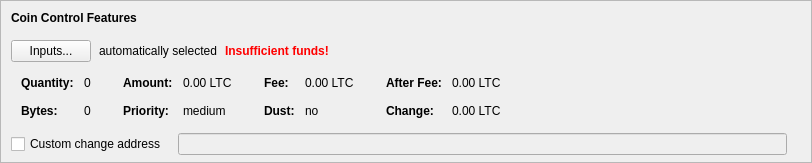
    <widget class="QFrame" name="frameCoinControl">
     <property name="sizePolicy">
      <sizepolicy hsizetype="Expanding" vsizetype="Expanding">
       <horstretch>0</horstretch>
       <verstretch>0</verstretch>
      </sizepolicy>
     </property>
     <property name="maximumSize">
      <size>
       <width>16777215</width>
       <height>16777215</height>
      </size>
     </property>
     <property name="frameShape">
      <enum>QFrame::StyledPanel</enum>
     </property>
     <property name="frameShadow">
      <enum>QFrame::Sunken</enum>
     </property>
     <layout class="QVBoxLayout" name="verticalLayoutCoinControl2">
      <property name="spacing">
       <number>0</number>
      </property>
      <property name="leftMargin">
       <number>0</number>
      </property>
      <property name="topMargin">
       <number>0</number>
      </property>
      <property name="rightMargin">
       <number>0</number>
      </property>
      <property name="bottomMargin">
       <number>6</number>
      </property>
      <item>
       <layout class="QVBoxLayout" name="verticalLayoutCoinControl" stretch="0,0,0,0,1">
        <property name="spacing">
         <number>0</number>
        </property>
        <property name="leftMargin">
         <number>10</number>
        </property>
        <property name="topMargin">
         <number>10</number>
        </property>
        <item>
         <layout class="QHBoxLayout" name="horizontalLayoutCoinControl1">
          <property name="bottomMargin">
           <number>15</number>
          </property>
          <item>
           <widget class="QLabel" name="labelCoinControlFeatures">
            <property name="sizePolicy">
             <sizepolicy hsizetype="Preferred" vsizetype="Maximum">
              <horstretch>0</horstretch>
              <verstretch>0</verstretch>
             </sizepolicy>
            </property>
            <property name="font">
             <font>
              <weight>75</weight>
              <bold>true</bold>
             </font>
            </property>
            <property name="styleSheet">
             <string notr="true">font-weight:bold;</string>
            </property>
            <property name="text">
             <string>Coin Control Features</string>
            </property>
           </widget>
          </item>
         </layout>
        </item>
        <item>
         <layout class="QHBoxLayout" name="horizontalLayoutCoinControl2" stretch="0,0,0,0">
          <property name="spacing">
           <number>8</number>
          </property>
          <property name="bottomMargin">
           <number>10</number>
          </property>
          <item>
           <widget class="QPushButton" name="pushButtonCoinControl">
            <property name="styleSheet">
             <string notr="true"/>
            </property>
            <property name="text">
             <string>Inputs...</string>
            </property>
            <property name="autoDefault">
             <bool>false</bool>
            </property>
           </widget>
          </item>
          <item>
           <widget class="QLabel" name="labelCoinControlAutomaticallySelected">
            <property name="text">
             <string>automatically selected</string>
            </property>
            <property name="margin">
             <number>5</number>
            </property>
           </widget>
          </item>
          <item>
           <widget class="QLabel" name="labelCoinControlInsuffFunds">
            <property name="font">
             <font>
              <weight>75</weight>
              <bold>true</bold>
             </font>
            </property>
            <property name="styleSheet">
             <string notr="true">color:red;font-weight:bold;</string>
            </property>
            <property name="text">
             <string>Insufficient funds!</string>
            </property>
            <property name="margin">
             <number>5</number>
            </property>
           </widget>
          </item>
          <item>
           <spacer name="horizontalSpacerCoinControl">
            <property name="orientation">
             <enum>Qt::Horizontal</enum>
            </property>
            <property name="sizeHint" stdset="0">
             <size>
              <width>40</width>
              <height>1</height>
             </size>
            </property>
           </spacer>
          </item>
         </layout>
        </item>
        <item>
         <widget class="QWidget" name="widgetCoinControl" native="true">
          <property name="sizePolicy">
           <sizepolicy hsizetype="Preferred" vsizetype="Preferred">
            <horstretch>0</horstretch>
            <verstretch>0</verstretch>
           </sizepolicy>
          </property>
          <property name="minimumSize">
           <size>
            <width>0</width>
            <height>0</height>
           </size>
          </property>
          <property name="styleSheet">
           <string notr="true"/>
          </property>
          <layout class="QHBoxLayout" name="horizontalLayoutCoinControl5">
           <property name="leftMargin">
            <number>0</number>
           </property>
           <property name="topMargin">
            <number>0</number>
           </property>
           <property name="rightMargin">
            <number>0</number>
           </property>
           <property name="bottomMargin">
            <number>0</number>
           </property>
           <item>
            <layout class="QHBoxLayout" name="horizontalLayoutCoinControl3" stretch="0,0,0,1">
             <property name="spacing">
              <number>20</number>
             </property>
             <property name="topMargin">
              <number>0</number>
             </property>
             <property name="bottomMargin">
              <number>10</number>
             </property>
             <item>
              <layout class="QFormLayout" name="formLayoutCoinControl1">
               <property name="horizontalSpacing">
                <number>10</number>
               </property>
               <property name="verticalSpacing">
                <number>14</number>
               </property>
               <property name="leftMargin">
                <number>10</number>
               </property>
               <property name="topMargin">
                <number>4</number>
               </property>
               <property name="rightMargin">
                <number>6</number>
               </property>
               <item row="0" column="0">
                <widget class="QLabel" name="labelCoinControlQuantityText">
                 <property name="font">
                  <font>
                   <weight>75</weight>
                   <bold>true</bold>
                  </font>
                 </property>
                 <property name="text">
                  <string>Quantity:</string>
                 </property>
                 <property name="margin">
                  <number>0</number>
                 </property>
                </widget>
               </item>
               <item row="0" column="1">
                <widget class="QLabel" name="labelCoinControlQuantity">
                 <property name="cursor">
                  <cursorShape>IBeamCursor</cursorShape>
                 </property>
                 <property name="contextMenuPolicy">
                  <enum>Qt::ActionsContextMenu</enum>
                 </property>
                 <property name="text">
                  <string notr="true">0</string>
                 </property>
                 <property name="margin">
                  <number>0</number>
                 </property>
                 <property name="textInteractionFlags">
                  <set>Qt::LinksAccessibleByMouse|Qt::TextSelectableByKeyboard|Qt::TextSelectableByMouse</set>
                 </property>
                </widget>
               </item>
               <item row="1" column="0">
                <widget class="QLabel" name="labelCoinControlBytesText">
                 <property name="font">
                  <font>
                   <weight>75</weight>
                   <bold>true</bold>
                  </font>
                 </property>
                 <property name="text">
                  <string>Bytes:</string>
                 </property>
                </widget>
               </item>
               <item row="1" column="1">
                <widget class="QLabel" name="labelCoinControlBytes">
                 <property name="cursor">
                  <cursorShape>IBeamCursor</cursorShape>
                 </property>
                 <property name="contextMenuPolicy">
                  <enum>Qt::ActionsContextMenu</enum>
                 </property>
                 <property name="text">
                  <string notr="true">0</string>
                 </property>
                 <property name="textInteractionFlags">
                  <set>Qt::LinksAccessibleByMouse|Qt::TextSelectableByKeyboard|Qt::TextSelectableByMouse</set>
                 </property>
                </widget>
               </item>
              </layout>
             </item>
             <item>
              <layout class="QFormLayout" name="formLayoutCoinControl2">
               <property name="horizontalSpacing">
                <number>10</number>
               </property>
               <property name="verticalSpacing">
                <number>14</number>
               </property>
               <property name="leftMargin">
                <number>6</number>
               </property>
               <property name="topMargin">
                <number>4</number>
               </property>
               <property name="rightMargin">
                <number>6</number>
               </property>
               <item row="0" column="0">
                <widget class="QLabel" name="labelCoinControlAmountText">
                 <property name="font">
                  <font>
                   <weight>75</weight>
                   <bold>true</bold>
                  </font>
                 </property>
                 <property name="text">
                  <string>Amount:</string>
                 </property>
                 <property name="margin">
                  <number>0</number>
                 </property>
                </widget>
               </item>
               <item row="0" column="1">
                <widget class="QLabel" name="labelCoinControlAmount">
                 <property name="cursor">
                  <cursorShape>IBeamCursor</cursorShape>
                 </property>
                 <property name="contextMenuPolicy">
                  <enum>Qt::ActionsContextMenu</enum>
                 </property>
                 <property name="text">
                  <string notr="true">0.00 LTC</string>
                 </property>
                 <property name="textInteractionFlags">
                  <set>Qt::LinksAccessibleByMouse|Qt::TextSelectableByKeyboard|Qt::TextSelectableByMouse</set>
                 </property>
                </widget>
               </item>
               <item row="1" column="0">
                <widget class="QLabel" name="labelCoinControlPriorityText">
                 <property name="font">
                  <font>
                   <weight>75</weight>
                   <bold>true</bold>
                  </font>
                 </property>
                 <property name="text">
                  <string>Priority:</string>
                 </property>
                </widget>
               </item>
               <item row="1" column="1">
                <widget class="QLabel" name="labelCoinControlPriority">
                 <property name="cursor">
                  <cursorShape>IBeamCursor</cursorShape>
                 </property>
                 <property name="contextMenuPolicy">
                  <enum>Qt::ActionsContextMenu</enum>
                 </property>
                 <property name="text">
                  <string notr="true">medium</string>
                 </property>
                 <property name="textInteractionFlags">
                  <set>Qt::LinksAccessibleByMouse|Qt::TextSelectableByKeyboard|Qt::TextSelectableByMouse</set>
                 </property>
                </widget>
               </item>
              </layout>
             </item>
             <item>
              <layout class="QFormLayout" name="formLayoutCoinControl3">
               <property name="horizontalSpacing">
                <number>10</number>
               </property>
               <property name="verticalSpacing">
                <number>14</number>
               </property>
               <property name="leftMargin">
                <number>6</number>
               </property>
               <property name="topMargin">
                <number>4</number>
               </property>
               <property name="rightMargin">
                <number>6</number>
               </property>
               <item row="0" column="0">
                <widget class="QLabel" name="labelCoinControlFeeText">
                 <property name="font">
                  <font>
                   <weight>75</weight>
                   <bold>true</bold>
                  </font>
                 </property>
                 <property name="text">
                  <string>Fee:</string>
                 </property>
                 <property name="margin">
                  <number>0</number>
                 </property>
                </widget>
               </item>
               <item row="0" column="1">
                <widget class="QLabel" name="labelCoinControlFee">
                 <property name="cursor">
                  <cursorShape>IBeamCursor</cursorShape>
                 </property>
                 <property name="contextMenuPolicy">
                  <enum>Qt::ActionsContextMenu</enum>
                 </property>
                 <property name="text">
                  <string notr="true">0.00 LTC</string>
                 </property>
                 <property name="textInteractionFlags">
                  <set>Qt::LinksAccessibleByMouse|Qt::TextSelectableByKeyboard|Qt::TextSelectableByMouse</set>
                 </property>
                </widget>
               </item>
               <item row="1" column="0">
                <widget class="QLabel" name="labelCoinControlLowOutputText">
                 <property name="font">
                  <font>
                   <weight>75</weight>
                   <bold>true</bold>
                  </font>
                 </property>
                 <property name="text">
                  <string>Dust:</string>
                 </property>
                </widget>
               </item>
               <item row="1" column="1">
                <widget class="QLabel" name="labelCoinControlLowOutput">
                 <property name="cursor">
                  <cursorShape>IBeamCursor</cursorShape>
                 </property>
                 <property name="contextMenuPolicy">
                  <enum>Qt::ActionsContextMenu</enum>
                 </property>
                 <property name="text">
                  <string notr="true">no</string>
                 </property>
                 <property name="textInteractionFlags">
                  <set>Qt::LinksAccessibleByMouse|Qt::TextSelectableByKeyboard|Qt::TextSelectableByMouse</set>
                 </property>
                </widget>
               </item>
              </layout>
             </item>
             <item>
              <layout class="QFormLayout" name="formLayoutCoinControl4">
               <property name="horizontalSpacing">
                <number>10</number>
               </property>
               <property name="verticalSpacing">
                <number>14</number>
               </property>
               <property name="leftMargin">
                <number>6</number>
               </property>
               <property name="topMargin">
                <number>4</number>
               </property>
               <property name="rightMargin">
                <number>6</number>
               </property>
               <item row="0" column="0">
                <widget class="QLabel" name="labelCoinControlAfterFeeText">
                 <property name="font">
                  <font>
                   <weight>75</weight>
                   <bold>true</bold>
                  </font>
                 </property>
                 <property name="text">
                  <string>After Fee:</string>
                 </property>
                 <property name="margin">
                  <number>0</number>
                 </property>
                </widget>
               </item>
               <item row="0" column="1">
                <widget class="QLabel" name="labelCoinControlAfterFee">
                 <property name="cursor">
                  <cursorShape>IBeamCursor</cursorShape>
                 </property>
                 <property name="contextMenuPolicy">
                  <enum>Qt::ActionsContextMenu</enum>
                 </property>
                 <property name="text">
                  <string notr="true">0.00 LTC</string>
                 </property>
                 <property name="textInteractionFlags">
                  <set>Qt::LinksAccessibleByMouse|Qt::TextSelectableByKeyboard|Qt::TextSelectableByMouse</set>
                 </property>
                </widget>
               </item>
               <item row="1" column="0">
                <widget class="QLabel" name="labelCoinControlChangeText">
                 <property name="font">
                  <font>
                   <weight>75</weight>
                   <bold>true</bold>
                  </font>
                 </property>
                 <property name="text">
                  <string>Change:</string>
                 </property>
                </widget>
               </item>
               <item row="1" column="1">
                <widget class="QLabel" name="labelCoinControlChange">
                 <property name="cursor">
                  <cursorShape>IBeamCursor</cursorShape>
                 </property>
                 <property name="contextMenuPolicy">
                  <enum>Qt::ActionsContextMenu</enum>
                 </property>
                 <property name="text">
                  <string notr="true">0.00 LTC</string>
                 </property>
                 <property name="textInteractionFlags">
                  <set>Qt::LinksAccessibleByMouse|Qt::TextSelectableByKeyboard|Qt::TextSelectableByMouse</set>
                 </property>
                </widget>
               </item>
              </layout>
             </item>
            </layout>
           </item>
          </layout>
         </widget>
        </item>
        <item>
         <layout class="QHBoxLayout" name="horizontalLayoutCoinControl4" stretch="0,0,0">
          <property name="spacing">
           <number>12</number>
          </property>
          <property name="sizeConstraint">
           <enum>QLayout::SetDefaultConstraint</enum>
          </property>
          <property name="topMargin">
           <number>5</number>
          </property>
          <property name="rightMargin">
           <number>5</number>
          </property>
          <item>
           <widget class="QCheckBox" name="checkBoxCoinControlChange">
            <property name="toolTip">
             <string>If this is activated, but the change address is empty or invalid, change will be sent to a newly generated address.</string>
            </property>
            <property name="text">
             <string>Custom change address</string>
            </property>
           </widget>
          </item>
          <item>
           <widget class="QValidatedLineEdit" name="lineEditCoinControlChange">
            <property name="enabled">
             <bool>false</bool>
            </property>
            <property name="sizePolicy">
             <sizepolicy hsizetype="Expanding" vsizetype="Fixed">
              <horstretch>0</horstretch>
              <verstretch>0</verstretch>
             </sizepolicy>
            </property>
           </widget>
          </item>
          <item>
           <widget class="QLabel" name="labelCoinControlChangeLabel">
            <property name="sizePolicy">
             <sizepolicy hsizetype="Preferred" vsizetype="Expanding">
              <horstretch>0</horstretch>
              <verstretch>0</verstretch>
             </sizepolicy>
            </property>
            <property name="minimumSize">
             <size>
              <width>0</width>
              <height>0</height>
             </size>
            </property>
            <property name="text">
             <string/>
            </property>
            <property name="margin">
             <number>3</number>
            </property>
           </widget>
          </item>
         </layout>
        </item>
        <item>
         <spacer name="verticalSpacerCoinControl">
          <property name="orientation">
           <enum>Qt::Vertical</enum>
          </property>
          <property name="sizeHint" stdset="0">
           <size>
            <width>800</width>
            <height>1</height>
           </size>
          </property>
         </spacer>
        </item>
       </layout>
      </item>
     </layout>
    </widget>
